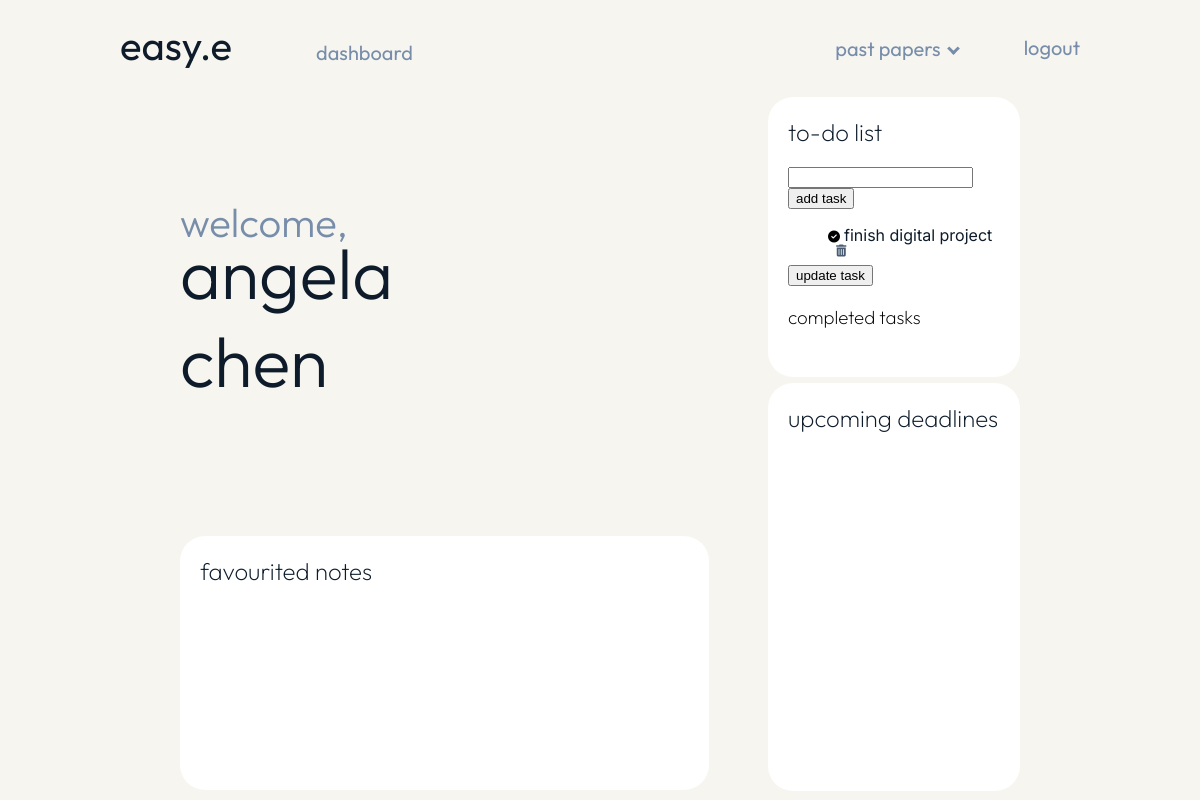
The app's page /dashboard (signed in), older data.
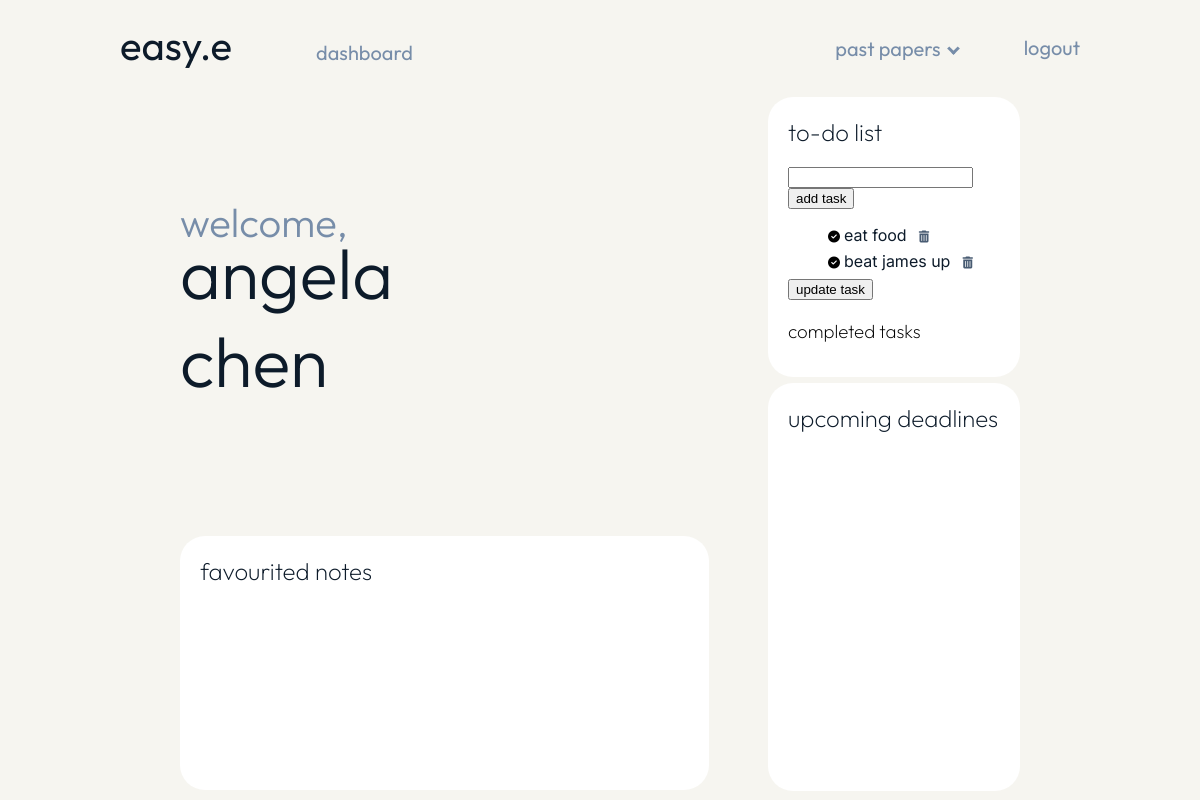
The same page, newer data.
### models.py (models this page shows, shortened)
class User(UserMixin, db.Model):
    __tablename__ = "user_login"
    id = db.Column(db.Integer, primary_key=True)
    name = db.Column(db.Text())
    user_name = db.Column(db.String(15), unique=True)
    user_email = db.Column(db.String(50), unique=True)
    user_password = db.Column(db.String(80))
    todo = db.relationship ("Todo", backref='todo')

class Todo(db.Model):
    __tablename__ = "todo"
    id = db.Column(db.Integer, primary_key=True)
    name = db.Column(db.Text())
    user = db.Column(db.Integer(), db.ForeignKey('user_login.id'))

### main.py (the view)
@app.route("/dashboard")
@login_required
def dashboard():
    tasks = models.Todo.query.filter_by(user=current_user.id)
    return render_template ("dashboard.html", name=current_user.name, tasks=tasks)

### main.py (called while the page is built)
@login_manager.user_loader
def load_user(user_id):
    return models.User.query.get(int(user_id))

### templates/dashboard.html (shortened to what this page needs)
<head>
    <link rel="stylesheet" href="/static/styles.css">
</head>
<nav class="navbar">
    <a id="home_button">easy.e</a>
    <a class="dashboard_button" href="{{url_for('dashboard')}}">dashboard</a>
    <a class="nav_button" href="{{url_for('logout')}}">logout</a>
    <div id="paper_dropdown">
        <button class="dropdown_button" href="{{url_for('papers')}}">past papers<i class="arrow down"></i></button>
    </div>
</nav>
<div class="page">
    <div class="dashboard_left">
        <div class="dashboard_header">
            <h1 class="welcome">welcome,</h1><h1 class="welcome_name">{{ name }}</h1>
        </div>
        <div class="favourites">
            <div class="favourites_text">
                <h2 class="dashboard_subheadings">favourited notes</h2>
            </div>
        </div>
    </div>
    <div class="dashboard_right">
        <div class="todo">
            <div class="todo_text">
                <h2 class="dashboard_subheadings">to-do list</h2>
                <div>
                    <form action="{{url_for('add_task')}}" method="POST">
                        <input type="text" name="task_add">
                        <input type="submit" value="add task">
                    </form>
                </div>
                <form method="POST">
                    {% for task in tasks %}
                        <ul class="task">
                            <span class="tick_icon"><i class="fa-solid fa-circle-check"></i></span>
                            <li class="task_name">{{ task.name }}</li>
                            <span class="delete_icon"><a href="/delete_task/{{ task.id }}" class="delete"><i class="fa-solid fa-trash-can"></i></a></span>
                        </ul>
                    {% endfor %}
                    <br>
                    <input type="submit" value="update task">
                </form>
                <h3 class="subheadings_small">completed tasks</h3>
            </div>
        </div>
        <div class="calender">
            <div class="calender_text">
                <h2 class="dashboard_subheadings">upcoming deadlines</h2>
            </div>
        </div>
    </div>
</div>

### static/styles.css (style rules this page uses)
.navbar { font-family: 'Outfit', sans-serif; font-size: 20px; color: #778da9; width: 80%; margin: auto; padding-top: 20px; text-decoration: none; }
#home_button { margin-right: 150px; font-size: 2em; color: #0d1b2a; text-decoration: none; user-select: none; font-family: 'Outfit', sans-serif; }
.nav_button { margin-left: 50px; margin-top: 15px; color: #778da9; float: right; text-decoration: none; }
.dashboard_button { text-decoration: none; margin-left: -70px; color: #778da9; }
#paper_dropdown { position: relative; float: right; }
.dropdown_button { font-family: 'Outfit', sans-serif; background-color: #f6f5f0; color: #778da9; padding: 16px; font-size: 20px; border: none; cursor: pointer; }
.arrow { border: solid #778da9; border-width: 0 3px 3px 0; display: inline-block; padding: 3px; }
.down { transform: rotate(45deg); margin-left: 8px; margin-bottom: 3px; }
.page { width: 70%; margin: auto; }
.dashboard_left { width: 70%; height: 90vh; display: grid; float: left; }
.dashboard_right { width: 30%; height: 90vh; display: grid; float: left; }
.dashboard_header { font-family: 'Outfit', sans-serif; padding-top: 100px; font-size: 20px; width: 50%; margin-bottom: 0; }
.welcome { font-weight: 300; color: #778da9; user-select: none; }
.welcome_name { font-weight: 300; font-size: 70px; padding-top: 0; margin-top: -45px; color: #0d1b2a; user-select: none; }
.dashboard_subheadings { font-family: 'Outfit', sans-serif; font-weight: 200; margin-top: 0; color: #0d1b2a; }
.todo { background-color: white; border-radius: 25px; margin-top: 20px; height: 35vh; }
.calender { height: 51vh; background-color: white; border-radius: 25px; margin-top: 0px; }
.favourites { background-color: white; border-radius: 25px; width: 90%; margin-top: -80px; }
.todo_text, .calender_text, .favourites_text { padding: 20px; }
.subheadings_small { font-family: 'Outfit', sans-serif; font-weight: 200; }
.task { vertical-align: middle; margin-bottom: -10px; }
.task_name { width: fit-content; display: inline; font-family: 'Inter', sans-serif; color: #0d1b2a; }
.delete_icon { position: relative; display: inline-block; margin-left: 8px; font-size: 12px; color: #485b72; font-weight: 400; }
.tick_icon { font-weight: 400; font-size: 12px; }
.delete { text-decoration: none; color: inherit; }

Row changes from the older to the newer data that the page shows:
removed Todo: name "finish digital project"
added Todo: name "eat food"
added Todo: name "beat james up"
